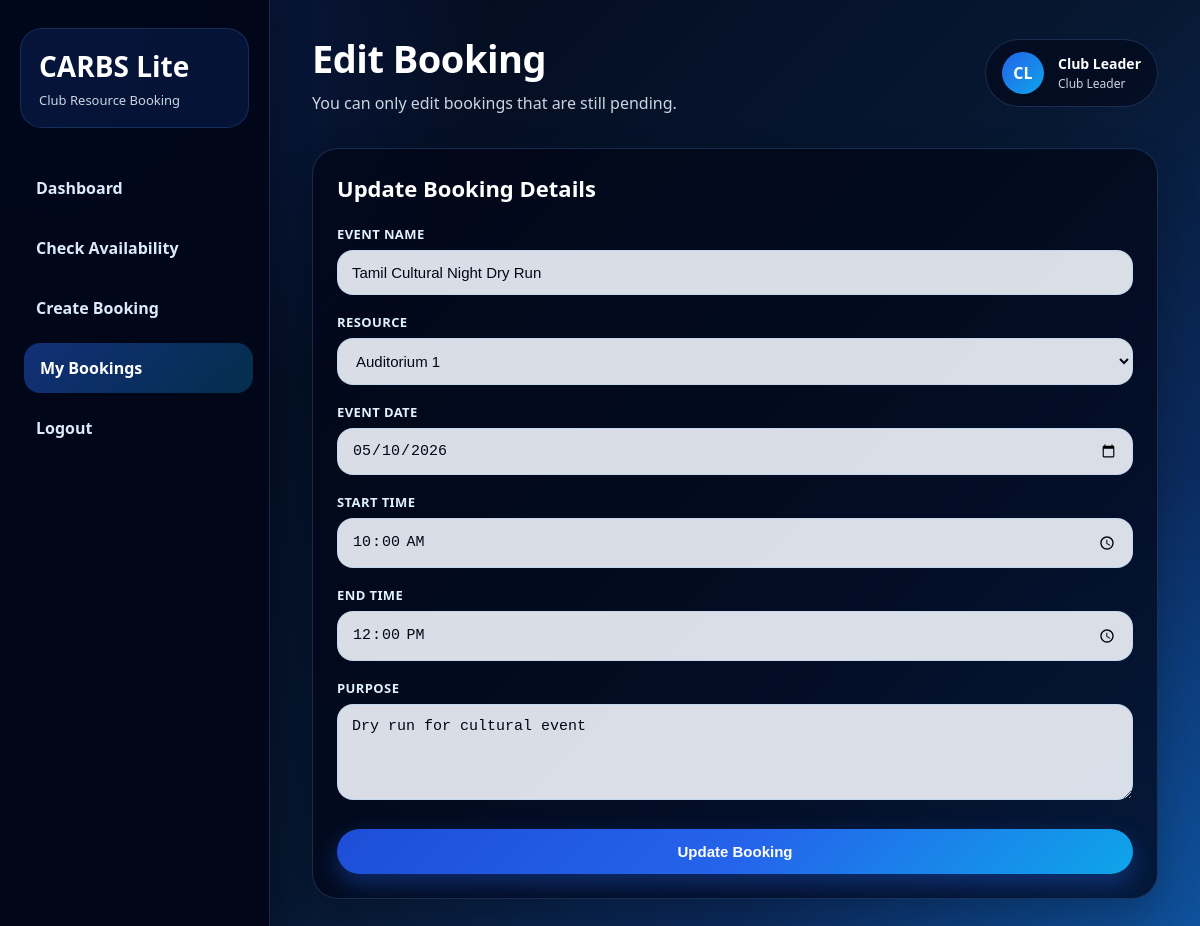
Page /edit_booking.php?id=1 (signed in) on the committed database.
### tables this page shows
CREATE TABLE bookings (
    booking_id INT AUTO_INCREMENT PRIMARY KEY,
    user_id INT NOT NULL,
    resource_id INT NOT NULL,
    event_name VARCHAR(150) NOT NULL,
    event_date DATE NOT NULL,
    start_time TIME NOT NULL,
    end_time TIME NOT NULL,
    purpose TEXT,
    status ENUM('pending', 'approved', 'rejected', 'cancelled') DEFAULT 'pending',
    admin_remarks TEXT,
    created_at TIMESTAMP DEFAULT CURRENT_TIMESTAMP,
    FOREIGN KEY (user_id) REFERENCES users(user_id),
    FOREIGN KEY (resource_id) REFERENCES resources(resource_id)
);

CREATE TABLE resources (
    resource_id INT AUTO_INCREMENT PRIMARY KEY,
    resource_name VARCHAR(100) NOT NULL,
    resource_type VARCHAR(50) NOT NULL,
    capacity INT,
    status ENUM('active', 'inactive') DEFAULT 'active'
);

### edit_booking.php (the view, shortened to what this page needs)
<?php
include "db.php";
$user_id = $_SESSION["user_id"];
$booking_id = $_GET["id"];
$booking_sql = "SELECT * FROM bookings
                WHERE booking_id='$booking_id'
                AND user_id='$user_id'
                AND status='pending'";
$booking_result = mysqli_query($conn, $booking_sql);
$booking = mysqli_fetch_assoc($booking_result);
$resources = mysqli_query($conn, "SELECT * FROM resources WHERE status='active'");
?>
<!DOCTYPE html>
<html>
<head>
    <link rel="stylesheet" type="text/css" href="./style.css?v=80">
</head>
<body>
<div class="app-layout">
    <aside class="sidebar">
        <div class="logo-box">
            <h2>CARBS Lite</h2>
            <p>Club Resource Booking</p>
        </div>
        <nav class="sidebar-menu">
            <a href="club_dashboard.php"> Dashboard</a>
            <a href="availability.php">Check Availability</a>
            <a href="create_booking.php"> Create Booking</a>
            <a class="active" href="my_bookings.php"> My Bookings</a>
            <a href="logout.php"> Logout</a>
        </nav>
    </aside>
    <main class="main-content">
        <div class="topbar">
            <div class="page-title">
                <h1>Edit Booking</h1>
                <p>You can only edit bookings that are still pending.</p>
            </div>
            <div class="profile-box">
                <div class="profile-avatar">CL</div>
                <div class="profile-info">
                    <h4><?php echo $_SESSION["name"]; ?></h4>
                    <p>Club Leader</p>
                </div>
            </div>
        </div>
        <div class="panel">
            <h2>Update Booking Details</h2>
            <form method="POST">
                <label>Event Name</label>
                <input type="text" name="event_name" value="<?php echo $booking["event_name"]; ?>" required>
                <label>Resource</label>
                <select name="resource_id" required>
                    <?php while ($row = mysqli_fetch_assoc($resources)) { ?>
                        <option value="<?php echo $row["resource_id"]; ?>"
                            <?php if ($booking["resource_id"] == $row["resource_id"]) echo "selected"; ?>>
                            <?php echo $row["resource_name"]; ?>
                        </option>
                    <?php } ?>
                </select>
                <label>Event Date</label>
                <input type="date" name="event_date" value="<?php echo $booking["event_date"]; ?>" required>
                <label>Start Time</label>
                <input type="time" name="start_time" value="<?php echo substr($booking["start_time"], 0, 5); ?>" required>
                <label>End Time</label>
                <input type="time" name="end_time" value="<?php echo substr($booking["end_time"], 0, 5); ?>" required>
                <label>Purpose</label>
                <textarea name="purpose" rows="4" required><?php echo $booking["purpose"]; ?></textarea>
                <button type="submit">Update Booking</button>
            </form>
        </div>
    </main>
</div>
</body>
</html>

### rows in the picture
bookings: event_name "Tamil Cultural Night Dry Run", resource_id "Auditorium 1", event_date "05/10/2026", start_time "10:00", end_time "12:00", purpose "Dry run for cultural event"

### other values in the picture
$_SESSION["name"] "Club Leader"
